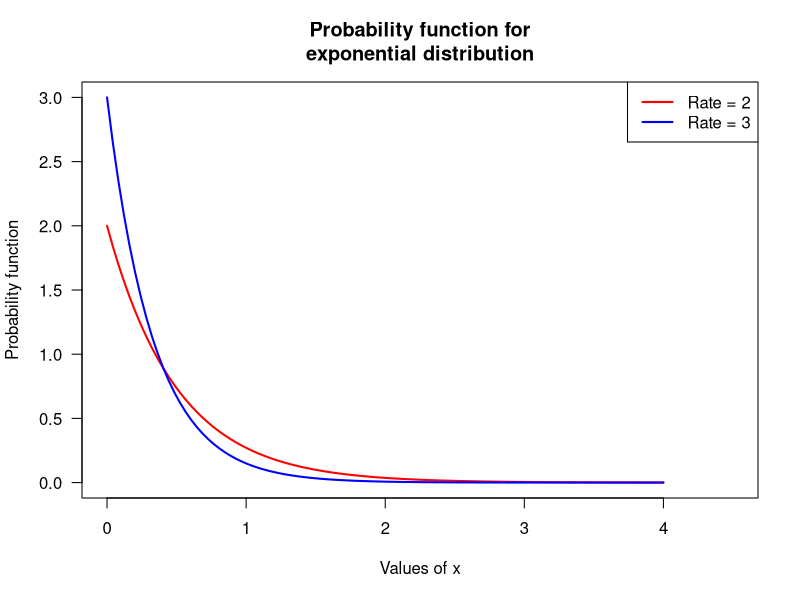

Recreate this plot in R.
## ---- chunk 1
(-5 + 7) * 2
2 * pi * 3
exp(-1)
sqrt( 9 ) * sin(3 * pi / 2)
## ---- chunk 2
1 +                2
1          +  2
1+2
1 + 2
## ---- chunk 3
Radius = 2
Area = pi * Radius^2
Area

side1 <- 2
side2 <- 4
hypot <- sqrt( side1^2 + side2^2 )
hypot
## ---- chunk 4
hourly_Wage <- 20  # Hourly wage, in $ per hr
hours_Worked <- 16 # Number of hours worked

# This all assumes no overtime rates!

weekly_Income <- hourly_Wage * hours_Worked # Income in dollar for the week
weekly_Income
## ---- chunk 5
sqrt(4
)
## ---- chunk 6
log(100)
## ---- chunk 7
log(100, 10)
## ---- chunk 8
log(100, base = 10)
## ---- chunk 9
log(x = 100, base = 10)
## ---- chunk 10
log(base = 10, x = 100)
## ---- chunk 11
matrix(data = c(1, 2, 3, 4, 5, 6), byrow = TRUE, ncol = 3)
## ---- chunk 12
array( data = c(1, 2, 3, 4, 5, 6, 7, 8), dim = c(2, 2, 2))
## ---- chunk 13
A <- matrix( c(1, -2, -20, 3), ncol = 2)
A
t(A)
## ---- chunk 14
Days_Of_Week <- c("Mon", "Tues", "Wed", "Thurs", "Fri", "Sat", "Sun")
Hours_Sleep <- c(8, 8, 8, 8, 6, 6, 10)

Hours_Sleep == 8
Hours_Sleep > 8
Hours_Sleep >= 8

Hours_Sleep == 6 | Hours_Sleep == 10 # | means "OR"

Hours_Sleep > 6 & Hours_Sleep < 10 # & means "AND"

which(Hours_Sleep == 8)
which(Hours_Sleep > 8)
which(Hours_Sleep >= 8)

which(Hours_Sleep == 6 | Hours_Sleep == 10 ) # | means "OR"

which(Hours_Sleep > 6 & Hours_Sleep < 10 ) # & means "AND"

Weekend <- Days_Of_Week == "Sat" | Days_Of_Week == "Sun"

Week_Day <- !Weekend # ! means "NOT"

Hours_Sleep[Week_Day]

Hours_Sleep[Weekend]


cat("These are the hours of sleep on weekdays:", Hours_Sleep[Week_Day], "\n")
   # Notice that  \n  is used to create a new line.
## ---- chunk 15
Hours_Sleep[1]
Hours_Sleep[3:5]

Hours_Sleep[Weekend]
## ---- chunk 16
x <- 0 : 10
x
x + 3
2 * x

sqrt(x) # The square root function
cos(x)  # The cosine function
exp( -x ) # The exponential function
## ---- chunk 17
x <- c(1, 2, 3, 4, 5)
y <- c(12, 10, 9, 7, 4)

out <- lm(y ~ x) # Read: 'y as a function of x'
coef(out)
summary(out)
## ---- chunk 18
x <- seq(0, 4, length = 100)
y1 <- dexp(x, rate = 2) # Probability function for an exponential distn

plot(y1 ~ x,
     type = "l", # Use lines, not points
     lwd = 2, # Make lines a bit thicker
     xlab = "Values of x",
     ylab = "Probability function",
     main = "Probability function for\nexponential distribution",
      # NOTE: using  \n  adds a line break, and # is used for comments
     col = "red", 
     las = 1, # Makes the axis labels all horizontal
     xlim = c(0, 4.5), # Changes the displayed limits of the x-axis
     ylim = c(0, 3) ) # Changes the displayed limits on the y-axis

y2 <- dexp(x, rate = 3)
lines( y2 ~ x, # ADD a line to existing point
       lwd = 2,
       col = "blue")

legend("topright", # The location
       lwd = 2,
       col = c("red", "blue"),
       legend = c("Rate = 2",
                  "Rate = 3")
       )

